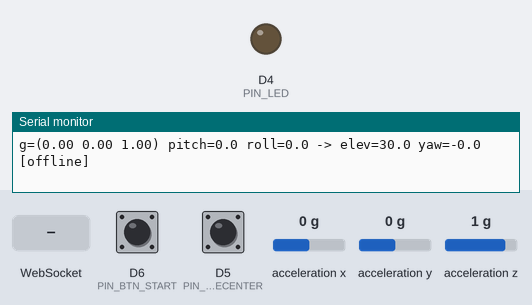
Bench run of a sketch on a simulated ESP8266 (Wemos D1 mini). Parts: output pins drawn as LEDs (lit = HIGH), the last lines printed to the serial monitor. Wiring (inferred from the names in the program): ADXL345 accelerometer at I2C address 0x53. Dashed ring = blinking. The test bench sets the inputs (shaded band); at power-on: D6 (PIN_BTN_START) HIGH, D5 (PIN_BTN_RECENTER) HIGH, acceleration x 0 g, acceleration y 0 g, acceleration z 1 g. WiFi joins after 1.5 s; servers stay silent unless stated.

Above: at 2.8 s.
2.9 s: WebSocket text "GY-291" received
At 3.4 s:
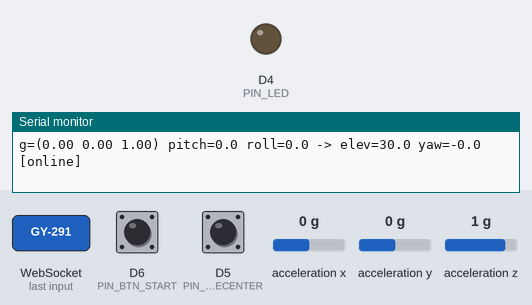
4.4 s: D6 (PIN_BTN_START) pulled LOW for 1 s
At 4.56 s:
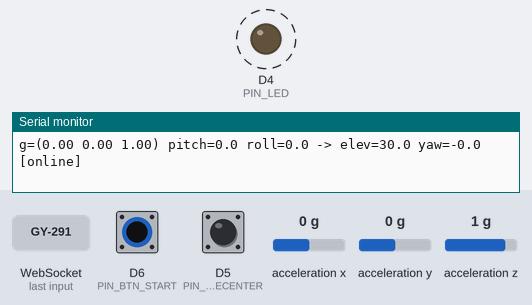
7.4 s: D5 (PIN_BTN_RECENTER) pulled LOW for 3.2 s
At 11.6 s:
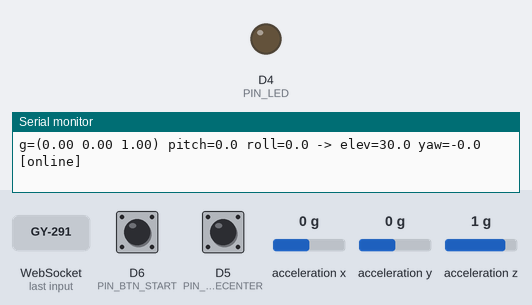
12.1 s: D6 (PIN_BTN_START) pulled LOW for 3.2 s
At 12.26 s:
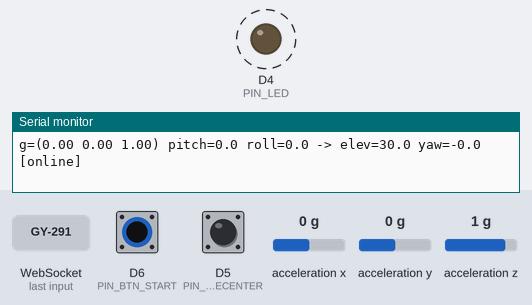
Timing chart, 0 to 16.7 s (numbered marks = the images above; inputs shaded):
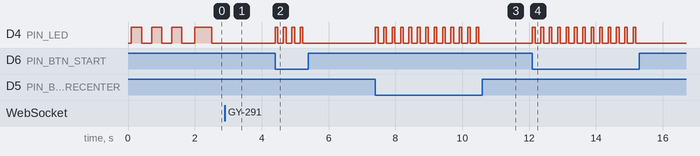

Measured:
- after the input at 2.9 s, D4 (PIN_LED): stays LOW (without the input it goes to HIGH after 0.10 s)
- after the input at 4.4 s, D4 (PIN_LED): alternates HIGH for 0.08 s and LOW for 0.17 s, 8 changes in all, then stays LOW, starting at once
- after the input at 7.4 s, D4 (PIN_LED): alternates HIGH for 0.08 s and LOW for 0.17 s, 26 changes in all, then stays LOW, starting at once
- after the input at 12.1 s, D4 (PIN_LED): alternates HIGH for 0.08 s and LOW for 0.17 s, 26 changes in all, then stays LOW, starting at once

The sketch:

esp8266_saber.ino
```cpp
/*
  Horizon Blade - ESP8266 + ADXL345 tilt-saber controller
  ------------------------------------------------------
  Reads tilt from an ADXL345 accelerometer (I2C) and streams it over WiFi (WebSocket)
  to the bridge server running on your PC (bridge/server.js). The game treats it as one more player.

  Board : any ESP8266 (NodeMCU, Wemos D1 mini ...).  Arduino IDE board: "NodeMCU 1.0 (ESP-12E Module)" or "LOLIN(WEMOS) D1 R2 & mini"
  Library to install (Library Manager): "WebSockets" by Markus Sattler (links2004)  -> include <WebSocketsClient.h>
  No ADXL345 library needed: the sensor is read directly over Wire.

  WIRING (ADXL345 breakout "GY-291")          BUTTONS (other leg of each button to GND)
    VCC -> 3V3                                  D5 (GPIO14) -> RECENTER
    GND -> GND                                  D6 (GPIO12) -> START / PLAY AGAIN
    SDA -> D2 (GPIO4)
    SCL -> D1 (GPIO5)
    CS  -> 3V3   (this selects I2C mode - required!)
    SDO -> GND   (I2C address 0x53)
    INT1/INT2 -> not connected

  MOUNTING: sensor flat on top of the handle, X axis to the RIGHT, Y axis pointing FORWARD (toward the screen), Z up.
  USE:  hold level, press RECENTER.  Tilt nose up/down = blade up/down.  Tilt like a steering wheel = blade sweeps left/right.
*/

#include <ESP8266WiFi.h>
#include <Wire.h>
#include <WebSocketsClient.h>

// ======================= EDIT THESE =======================
const char*    WIFI_SSID = "YOUR_WIFI_NAME";
const char*    WIFI_PASS = "YOUR_WIFI_PASSWORD";
const char*    PC_HOST   = "192.168.1.50";   // PC IP printed by the bridge server on start
const uint16_t PC_PORT   = 5173;
const char*    DEVICE_ID = "esp1";           // use a different id (esp2...) for a second controller
// ==========================================================

// Pins
const uint8_t PIN_SDA = D2;   // GPIO4
const uint8_t PIN_SCL = D1;   // GPIO5
const uint8_t PIN_BTN_RECENTER = D5;  // GPIO14
const uint8_t PIN_BTN_START    = D6;  // GPIO12
const uint8_t PIN_LED = LED_BUILTIN;  // active LOW

// Feel / tuning
const float PITCH_GAIN = 1.0f;    // blade elevation degrees per degree of tilt
const float YAW_GAIN   = 1.6f;    // blade sweep degrees per degree of roll (bigger = less wrist movement)
const float BASE_ELEV  = 30.0f;   // blade elevation (deg above horizon) when held level after recenter
const bool  INVERT_YAW = false;   // flip left/right if it moves the wrong way
const bool  INVERT_PITCH = false; // flip up/down if it moves the wrong way
const float SMOOTH     = 0.30f;   // 0..1, higher = faster but noisier
const uint16_t SEND_MS = 20;      // 50 updates per second
const bool  DEBUG_SERIAL = true;

const uint8_t ADXL_ADDR = 0x53;
WebSocketsClient ws;
bool wsUp = false;

float fx = 0, fy = 0, fz = 1;           // filtered acceleration in g
float pitchOff = 0, rollOff = 0;
bool  zeroNext = true;
uint32_t lastSend = 0, lastDbg = 0, ledUntil = 0, lastBtn = 0;

// ---------------- ADXL345 ----------------
void adxlWrite(uint8_t reg, uint8_t val) {
  Wire.beginTransmission(ADXL_ADDR);
  Wire.write(reg);
  Wire.write(val);
  Wire.endTransmission();
}

bool adxlRead(float &x, float &y, float &z) {
  Wire.beginTransmission(ADXL_ADDR);
  Wire.write(0x32);
  if (Wire.endTransmission(false) != 0) return false;
  if (Wire.requestFrom(ADXL_ADDR, (uint8_t)6) != 6) return false;
  uint8_t b[6];
  for (uint8_t i = 0; i < 6; i++) b[i] = Wire.read();   // read in order (C++ doesn't guarantee operand order)
  int16_t rx = (int16_t)(b[0] | (b[1] << 8));
  int16_t ry = (int16_t)(b[2] | (b[3] << 8));
  int16_t rz = (int16_t)(b[4] | (b[5] << 8));
  const float S = 0.0039f;  // full resolution: 3.9 mg/LSB
  x = rx * S; y = ry * S; z = rz * S;
  return true;
}

bool adxlBegin() {
  Wire.begin(PIN_SDA, PIN_SCL);
  Wire.setClock(400000);
  Wire.beginTransmission(ADXL_ADDR);
  Wire.write(0x00);                                   // DEVID
  if (Wire.endTransmission(false) != 0) return false;
  if (Wire.requestFrom(ADXL_ADDR, (uint8_t)1) != 1) return false;
  if (Wire.read() != 0xE5) return false;
  adxlWrite(0x2D, 0x00);   // standby while configuring
  adxlWrite(0x31, 0x09);   // FULL_RES, +-4g
  adxlWrite(0x2C, 0x0B);   // 200 Hz output rate
  adxlWrite(0x2D, 0x08);   // measure mode
  return true;
}

// ---------------- helpers ----------------
void led(uint16_t ms) { ledUntil = millis() + ms; }

void sendText(const char* s) { if (wsUp) ws.sendTXT(s); }

void onWs(WStype_t type, uint8_t* payload, size_t len) {
  switch (type) {
    case WStype_CONNECTED:
      wsUp = true;
      zeroNext = true;                 // zero to whatever pose you hold at connect time
      Serial.println("[ws] connected to bridge");
      break;
    case WStype_DISCONNECTED:
      wsUp = false;
      Serial.println("[ws] disconnected");
      break;
    case WStype_TEXT:
      if (strstr((char*)payload, "\"bomb\"")) led(400);       // game says: you hit a bomb
      else if (strstr((char*)payload, "\"h\"")) led(60);      // game says: you hit a cube
      break;
    default: break;
  }
}

void setup() {
  Serial.begin(115200);
  delay(100);
  Serial.println("\nHorizon Blade controller");
  pinMode(PIN_LED, OUTPUT);
  digitalWrite(PIN_LED, HIGH);
  pinMode(PIN_BTN_RECENTER, INPUT_PULLUP);
  pinMode(PIN_BTN_START, INPUT_PULLUP);

  while (!adxlBegin()) {
    Serial.println("ADXL345 not found! Check wiring: SDA->D2, SCL->D1, CS->3V3, SDO->GND, VCC->3V3");
    for (int i = 0; i < 6; i++) { digitalWrite(PIN_LED, i & 1); delay(80); }   // fast blink = sensor error
    delay(1000);
  }
  Serial.println("ADXL345 OK");

  WiFi.mode(WIFI_STA);
  WiFi.setSleepMode(WIFI_NONE_SLEEP);   // lower latency
  WiFi.begin(WIFI_SSID, WIFI_PASS);
  Serial.print("WiFi");
  while (WiFi.status() != WL_CONNECTED) {
    delay(300); Serial.print('.');
    digitalWrite(PIN_LED, !digitalRead(PIN_LED));
  }
  Serial.print("\nESP IP: "); Serial.println(WiFi.localIP());

  String path = String("/ws?role=ctrl&id=") + DEVICE_ID;
  ws.begin(PC_HOST, PC_PORT, path);
  ws.onEvent(onWs);
  ws.setReconnectInterval(2000);
  ws.enableHeartbeat(15000, 3000, 2);
}

void loop() {
  ws.loop();
  uint32_t now = millis();

  // LED: on = connected, slow blink = waiting for bridge, pulses when the game sends feedback
  bool on = (now < ledUntil) ? false : (wsUp ? true : ((now / 500) & 1));
  digitalWrite(PIN_LED, on ? LOW : HIGH);

  // Buttons (pull-up, pressed = LOW)
  if (now - lastBtn > 250) {
    if (digitalRead(PIN_BTN_RECENTER) == LOW) { zeroNext = true; lastBtn = now; sendText("{\"t\":\"r\"}"); led(80); }
    else if (digitalRead(PIN_BTN_START) == LOW) { lastBtn = now; sendText("{\"t\":\"start\"}"); led(80); }
  }

  if (now - lastSend < SEND_MS) return;
  lastSend = now;

  float x, y, z;
  if (!adxlRead(x, y, z)) return;

  // Only trust the reading as "gravity" when total acceleration is close to 1 g (not mid-swing)
  float mag = sqrtf(x * x + y * y + z * z);
  if (mag > 0.7f && mag < 1.35f) {
    fx += (x - fx) * SMOOTH;
    fy += (y - fy) * SMOOTH;
    fz += (z - fz) * SMOOTH;
  }

  float pitch = atan2f(fy, sqrtf(fx * fx + fz * fz)) * 57.29578f;   // + = nose up
  float roll  = atan2f(fx, sqrtf(fy * fy + fz * fz)) * 57.29578f;   // + = right side up (tilted left)

  if (zeroNext) { pitchOff = pitch; rollOff = roll; zeroNext = false; }

  float dp = (pitch - pitchOff) * (INVERT_PITCH ? -1.0f : 1.0f);
  float dr = (roll - rollOff) * (INVERT_YAW ? -1.0f : 1.0f);

  float elev = BASE_ELEV + dp * PITCH_GAIN;
  if (elev > 75.0f) elev = 75.0f;           // the game's calibration needs the blade not to point straight up
  if (elev < -30.0f) elev = -30.0f;
  float yaw = -dr * YAW_GAIN;               // roll right-side-down (negative) => sweep right (positive yaw)
  if (yaw > 80.0f) yaw = 80.0f;
  if (yaw < -80.0f) yaw = -80.0f;

  // Encode as W3C deviceorientation angles so the game's saber code can use it unchanged:
  // blade direction = (-sin a cos b, cos a cos b, sin b)  ->  alpha = -yaw, beta = elevation, gamma = 0
  float alpha = fmodf(-yaw + 360.0f, 360.0f);

  char buf[80];
  snprintf(buf, sizeof(buf), "{\"t\":\"o\",\"a\":%.1f,\"b\":%.1f,\"g\":0}", alpha, elev);
  sendText(buf);

  if (DEBUG_SERIAL && now - lastDbg > 250) {
    lastDbg = now;
    Serial.printf("g=(%.2f %.2f %.2f) pitch=%.1f roll=%.1f -> elev=%.1f yaw=%.1f %s\n",
                  fx, fy, fz, pitch, roll, elev, yaw, wsUp ? "[online]" : "[offline]");
  }
}
```
